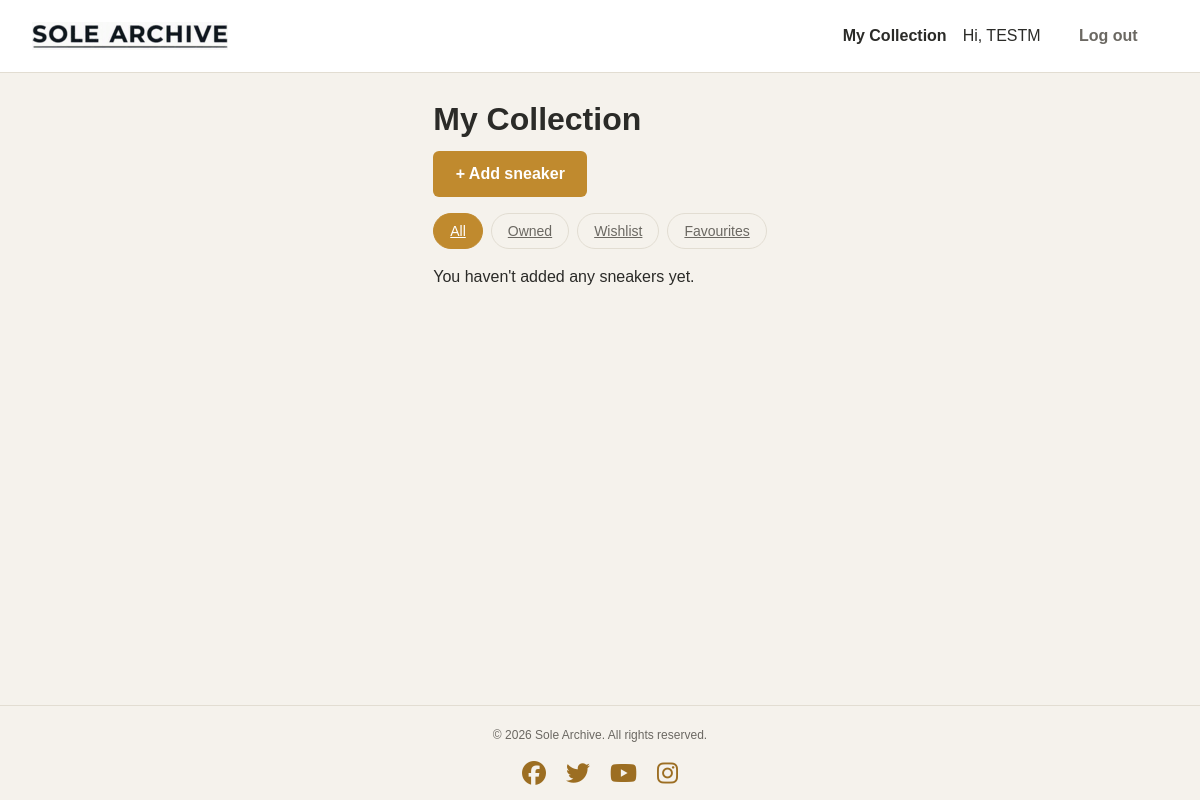
Page /collection/ (signed in) on the earlier database version.
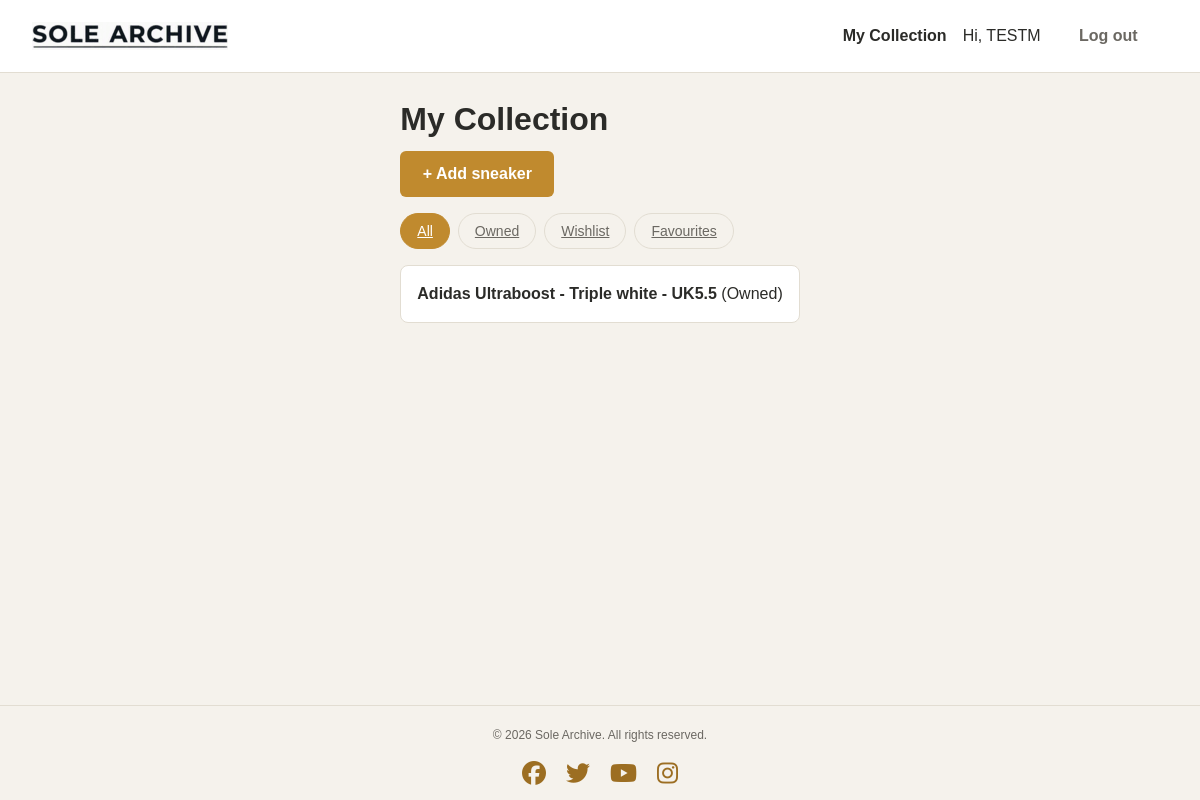
Same page on the later database version.
### collection/models.py (models this page shows, shortened)
class CollectionItem(models.Model):
    CONDITION_CHOICES = [
        ('new', 'Brand New'),
        ('used', 'Used'),
    ]
    STATUS_CHOICES = [
        ('owned', 'Owned'),
        ('wishlist', 'Wishlist'),
    ]
    UK_SIZE_CHOICES = [
        ('3', 'UK 3'), ('3.5', 'UK 3.5'),
        ('4', 'UK 4'), ('4.5', 'UK 4.5'),
        ('5', 'UK 5'), ('5.5', 'UK 5.5'),
        ('6', 'UK 6'), ('6.5', 'UK 6.5'),
        ('7', 'UK 7'), ('7.5', 'UK 7.5'),
        ('8', 'UK 8'), ('8.5', 'UK 8.5'),
        ('9', 'UK 9'), ('9.5', 'UK 9.5'),
        ('10', 'UK 10'), ('10.5', 'UK 10.5'),
        ('11', 'UK 11'), ('11.5', 'UK 11.5'),
        ('12', 'UK 12'), ('12.5', 'UK 12.5'),
        ('13', 'UK 13'), ('13.5', 'UK 13.5'),
        ('14', 'UK 14'),
    ]
    user = models.ForeignKey(User, on_delete=models.CASCADE)
    sneaker = models.ForeignKey(Sneaker, on_delete=models.CASCADE)
    size = models.CharField(max_length=4, choices=UK_SIZE_CHOICES)
    condition = models.CharField(max_length=10, choices=CONDITION_CHOICES,
                                 default='new')
    status = models.CharField(max_length=10, choices=STATUS_CHOICES,
                              default='owned')
    price_paid = models.PositiveIntegerField(blank=True, null=True)
    purchase_date = models.DateField(blank=True, null=True)
    is_favourite = models.BooleanField(default=False)
    notes = models.TextField(blank=True)
    date_added = models.DateTimeField(auto_now_add=True)

class Sneaker(models.Model):
    brand = models.ForeignKey(Brand, on_delete=models.CASCADE)
    silhouette = models.CharField(max_length=150)  # e.g. "Air Max 90"
    colorway = models.CharField(max_length=150)    # e.g. "Triple Black"
    release_date = models.DateField(blank=True, null=True)
    retail_price = models.DecimalField(max_digits=8, decimal_places=2,
                                       blank=True, null=True)
    image = models.ImageField(upload_to='sneakers/', blank=True, null=True)
    def __str__(self):
        return self.brand.name + " " + self.silhouette + " - " + self.colorway

class Brand(models.Model):
    name = models.CharField(max_length=100)

### collection/views.py (the view)
# urls.py: path('collection/', views.collection_list, name='collection_list'),
@login_required
def collection_list(request):
    items = CollectionItem.objects.filter(user=request.user)
    selected_status = request.GET.get('status')
    if selected_status == 'owned':
        items = items.filter(status='owned')
    elif selected_status == 'wishlist':
        items = items.filter(status='wishlist')
    elif selected_status == 'favourites':
        items = items.filter(is_favourite=True)
    return render(request, 'collection/collection_list.html', {
        'items': items,
        'selected_status': selected_status,
    })

### templates/collection/collection_list.html (shortened to what this page needs)
{% extends 'base.html' %}
{% load static %}
{% block content %}
    <h1>My Collection</h1>
    <a href="{% url 'collection_create' %}" class="btn">+ Add sneaker</a>
    <div class="filters">
        <a href="{% url 'collection_list' %}" class="{% if not selected_status %}active{% endif %}">All</a>
        <a href="{% url 'collection_list' %}?status=owned" class="{% if selected_status == 'owned' %}active{% endif %}">Owned</a>
        <a href="{% url 'collection_list' %}?status=wishlist" class="{% if selected_status == 'wishlist' %}active{% endif %}">Wishlist</a>
        <a href="{% url 'collection_list' %}?status=favourites" class="{% if selected_status == 'favourites' %}active{% endif %}">Favourites</a>
    </div>
    {% if items %}
        <ul>
            {% for item in items %}
                <li>
                    <a href="{% url 'collection_detail' item.pk %}">
                        {{ item.sneaker }} - UK{{ item.size }}
                    </a>
                    ({{ item.get_status_display }})
                </li>
            {% endfor %}
        </ul>
    {% else %}
        <p>You haven't added any sneakers yet.</p>
    {% endif %}
{% endblock %}

### templates/base.html (shortened to what this page needs)
{% load static %}
<!DOCTYPE html>
<html lang="en">
<head>
    <link rel="stylesheet" href="{% static 'css/style.css' %}">
</head>
<body>
    <nav>
    <a href="{% url 'home' %}"><img src="{% static 'images/logo.png' %}" alt="Sole Archive Logo" class="logo"></a>
    <div class="nav-right">
        {% if user.is_authenticated %}
            <a href="{% url 'collection_list' %}">My Collection</a>
            <span>Hi, {{ user.username }}</span>
            <form action="{% url 'account_logout' %}" method="post" style="display:inline;">
                <button type="submit">Log out</button>
            </form>
        {% else %}
            <a href="{% url 'account_login' %}">Log in</a>
            <a href="{% url 'account_signup' %}">Sign up</a>
        {% endif %}
    </div>
</nav>
    <main>
        {% block content %}
        {% endblock %}
    </main>
    <footer>
        <p>&copy; {% now "Y" %} Sole Archive. All rights reserved.</p>
        <ul id="social-networks">
            <li>
                <a href="https://www.facebook.com/" target="_blank" rel="noopener" aria-label="Visit our Facebook page (opens in a new tab)"><i class="fa-brands fa-facebook"></i></a>
            </li>
            <li>
                <a href="https://www.twitter.com/" target="_blank" rel="noopener" aria-label="Visit our Twitter page (opens in a new tab)"><i class="fa-brands fa-twitter"></i></a>
            </li>
            <li>
                <a href="https://www.youtube.com/" target="_blank" rel="noopener" aria-label="Visit our YouTube page (opens in a new tab)"><i class="fa-brands fa-youtube"></i></a>
            </li>
            <li>
                <a href="https://www.instagram.com/" target="_blank" rel="noopener" aria-label="Visit our Instagram page (opens in a new tab)"><i class="fa-brands fa-instagram"></i></a>
            </li>
        </ul>
    </footer>
</body>
</html>

### static/css/style.css (style rules this page uses)
:root { --color-background: #F5F2EC; --color-surface: #FFFFFF; --color-text: #2B2B28; --color-text-muted: #6B6862; --color-border: #E2DDD2; --color-accent: #C08A2E; --color-accent-hover: #9C6E22; --color-success: #2E7D32; --color-success-bg: #E9F5EA; --color-danger: #A6432F; }
* { box-sizing: border-box; }
body { margin: 0; font-family: Montserra, Arial, sans-serif; background-color: var(--color-background); color: var(--color-text); line-height: 1.5; min-height: 100vh; display: flex; flex-direction: column; }
nav { display: flex; align-items: center; justify-content: space-between; padding: 1rem 2rem; background-color: var(--color-surface); border-bottom: 1px solid var(--color-border); position: relative; flex-wrap: wrap; }
nav a { color: var(--color-text); text-decoration: none; font-weight: 600; margin-right: 1rem; }
.nav-right { display: flex; align-items: center; gap: 1rem; }
.logo { height: 28px; width: auto; display: block; }
.nav-right a { margin-right: 0; }
nav button { background: none; border: none; color: var(--color-text-muted); cursor: pointer; font-size: 1rem; }
main { max-width: 900px; margin: 0 auto; padding: 0rem 2rem 2rem; flex: 1; }
h1 { font-size: 2rem; margin-bottom: 0.5rem; }
.filters { display: flex; gap: 0.5rem; margin: 1rem 0; }
.filters a { padding: 0.4rem 1rem; border-radius: 20px; border: 1px solid var(--color-border); color: var(--color-text-muted); font-size: 0.875rem; }
.filters a.active { background-color: var(--color-accent); border-color: var(--color-accent); color: #FFFFFF; }
main ul { list-style: none; padding: 0; }
main ul li { background-color: var(--color-surface); border: 1px solid var(--color-border); border-radius: 8px; padding: 1rem; margin-bottom: 0.75rem; }
main ul li a { color: var(--color-text); text-decoration: none; font-weight: 600; }
button, input[type="submit"], .btn { display: inline-block; background-color: var(--color-accent); color: #FFFFFF; border: none; padding: 0.7rem 1.4rem; border-radius: 6px; font-size: 1rem; font-weight: 600; text-decoration: none; cursor: pointer; margin-right: 0.5rem; }
footer { text-align: center; padding: 0.5rem; border-top: 1px solid var(--color-border); color: var(--color-text-muted); font-size: 0.75rem; }
#social-networks { list-style: none; display: flex; gap: 20px; padding: 0; margin: 0; justify-content: center; }
#social-networks li a { font-size: 1.5rem; color: #9C6E22; }

Differences in the rows shown:
added CollectionItem: sneaker "Adidas Ultraboost - Triple white", size "5.5", status "Owned"
Other differences:
text no longer shown: "You haven't added any sneakers yet."
